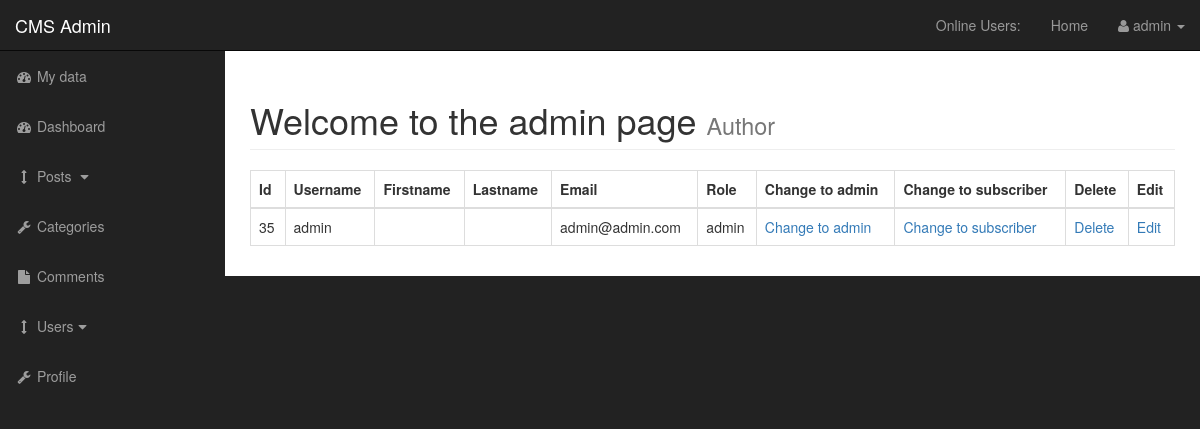
Page /admin/users.php (signed in) on the committed database.
### tables this page shows
CREATE TABLE `users` (
  `user_id` int(3) NOT NULL,
  `username` varchar(255) NOT NULL,
  `user_password` varchar(255) NOT NULL,
  `user_firstname` varchar(255) NOT NULL,
  `user_lastname` varchar(255) NOT NULL,
  `user_email` varchar(255) NOT NULL,
  `user_image` text NOT NULL,
  `user_role` varchar(255) NOT NULL,
  `token` varchar(255) NOT NULL
);

### admin/includes/view_all_users.php (the view, shortened to what this page needs)
<table class="table table-bordered table-hover">
                            <thead>
                                <tr>
                                    <th>Id</th>
                                    <th>Username</th>
                                    <th>Firstname</th>
                                    <th>Lastname</th>
                                    <th>Email</th>
                                    <th>Role</th>
                                    <th>Change to admin</th>
                                    <th>Change to subscriber</th>
                                    <th>Delete</th>
                                    <th>Edit</th>
                                </tr>
                            </thead>
                            <tbody>
                            <?php
                                $query_users_admin = "SELECT * FROM users";
                                $select_users_admin = $bdd->prepare($query_users_admin);
                                $select_users_admin->execute();
                                while($row = $select_users_admin->fetch(PDO::FETCH_ASSOC)){
                                    $user_id = $row['user_id'];
                                    $username = $row['username'];
                                    $firstname = $row['user_firstname'];
                                    $lastname = $row['user_lastname'];
                                    $user_email = $row['user_email'];
                                    $user_role = $row['user_role'];
                                    echo "<tr>";
                                        echo "<td>$user_id</td>";
                                        echo "<td>$username</td>";
                                        echo "<td>$firstname</td>";
                                        echo "<td>$lastname</td>";
                                        echo "<td>$user_email</td>";
                                        echo "<td>$user_role</td>";
                                        echo "<td><a href='users.php?change_to_admin={$user_id}'>Change to admin</a></td>";
                                        echo "<td><a href='users.php?change_to_sub={$user_id}'>Change to subscriber</a></td>";
                                        echo "<td><a href='users.php?delete={$user_id}'>Delete</a></td>";
                                        echo "<td><a href='users.php?source=edit_user&u_id={$user_id}'>Edit</a></td>";
                                    echo "</tr>";
                                }
                            ?>
                            </tbody>
                        </table>

### admin/css/sb-admin.css (style rules this page uses)
body { margin-top: 100px; background-color: #222; }
@media (min-width:768px) { body { margin-top: 50px; } }

### rows in the picture
users: user_id "35", username "admin", user_email "admin@admin.com", user_role "admin"

### other values in the picture
$_SESSION['username'] "admin"
